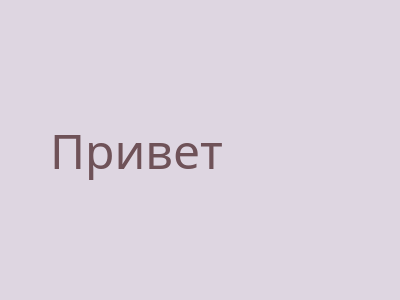
<?xml version="1.0" encoding="UTF-8"?>
<ui version="4.0">
 <class>MainWindow</class>
 <widget class="QWidget" name="MainWindow">
  <property name="geometry">
   <rect>
    <x>0</x>
    <y>0</y>
    <width>400</width>
    <height>300</height>
   </rect>
  </property>
  <property name="windowTitle">
   <string>Form</string>
  </property>
  <property name="styleSheet">
   <string notr="true">background-color: rgb(222, 214, 225);
color: rgb(111, 82, 88);</string>
  </property>
  <widget class="QLabel" name="Hi">
   <property name="geometry">
    <rect>
     <x>50</x>
     <y>110</y>
     <width>331</width>
     <height>81</height>
    </rect>
   </property>
   <property name="font">
    <font>
     <family>Yu Gothic Medium</family>
     <pointsize>36</pointsize>
    </font>
   </property>
   <property name="text">
    <string>Привет</string>
   </property>
  </widget>
 </widget>
 <resources/>
 <connections/>
</ui>
